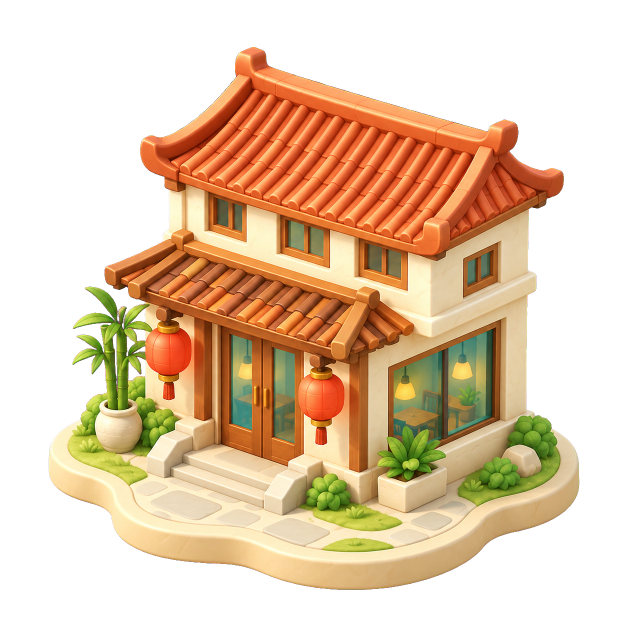
#> input picture docs/design/la-map-2026-09-22/production/chinese_restaurant/keyed.png, 1254 x 1254 px (shown at 1/2 size)
$ python normalize.py
#> lines starting #> are read from the running program, lines starting #| are printed output that depends on the picture
"""Normalize the Chinese restaurant POI into a transparent production map sprite."""

from pathlib import Path
import hashlib
import json

from PIL import Image

ROOT = Path(__file__).resolve().parents[5]
WORK = Path(__file__).resolve().parent
DEST = ROOT / "assets/map/poi/chinese_restaurant.png"

image = Image.open(WORK / "keyed.png").convert("RGBA")
#> image is the input picture: PIL image 1254x1254 RGBA; mean R, G, B, A 101.3, 75.4, 47.6, 128.6
box = image.getchannel("A").getbbox()
#> box = (97, 94, 1159, 1180)
if not box:
    raise ValueError("The extracted restaurant is empty")
crop = image.crop(box)
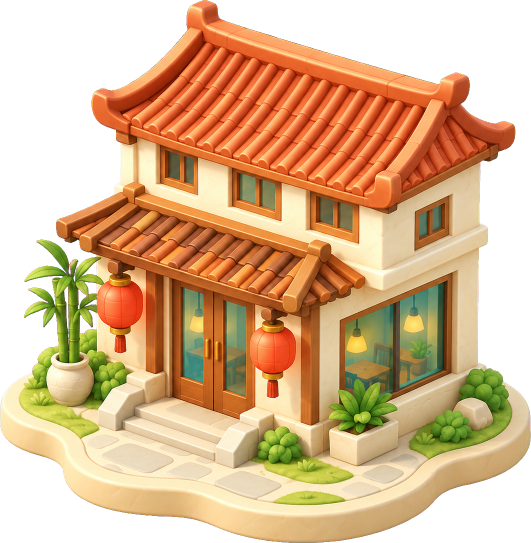
#> crop: PIL image 1062x1086 RGBA (shown at 1/2 size); mean R, G, B, A 138.1, 102.8, 64.9, 175.4; transparent parts drawn white
crop.thumbnail((448, 448), Image.Resampling.LANCZOS)
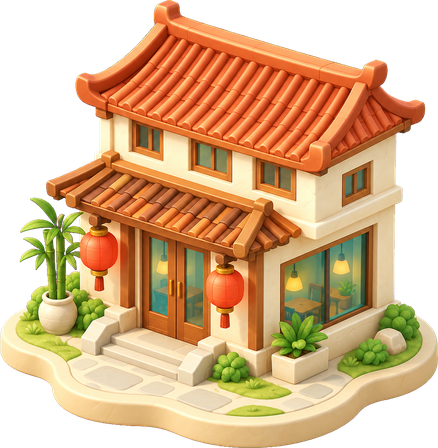
#> crop: PIL image 438x448 RGBA; mean R, G, B, A 140.6, 104.7, 66.5, 175.4; transparent parts drawn white
canvas = Image.new("RGBA", (512, 512))
#> canvas: PIL image 512x512 RGBA; every value is 0
offset = ((512 - crop.width) // 2, 480 - crop.height)
#> offset = (37, 32)
canvas.alpha_composite(crop, offset)
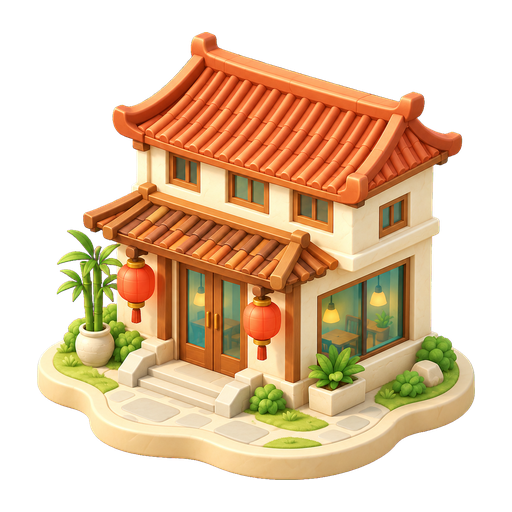
#> canvas: PIL image 512x512 RGBA; mean R, G, B, A 105.3, 78.4, 49.8, 131.3; transparent parts drawn white
DEST.parent.mkdir(parents=True, exist_ok=True)
canvas.save(DEST)

for label, background in (("light", "#f1f5ed"), ("dark", "#283f3c")):
    preview = Image.new("RGBA", canvas.size, background)
    preview.alpha_composite(canvas)
    preview.convert("RGB").save(WORK / f"preview-{label}.png")
#> this loop made 2 passes
#> pass 1, `preview = Image.new("RGBA", canvas.size, background)`:
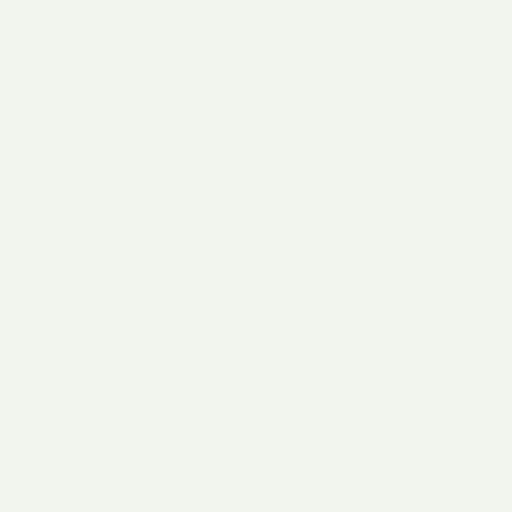
#> preview: PIL image 512x512 RGBA; mean R, G, B, A 241, 245, 237, 255
#> pass 2, `preview = Image.new("RGBA", canvas.size, background)`:
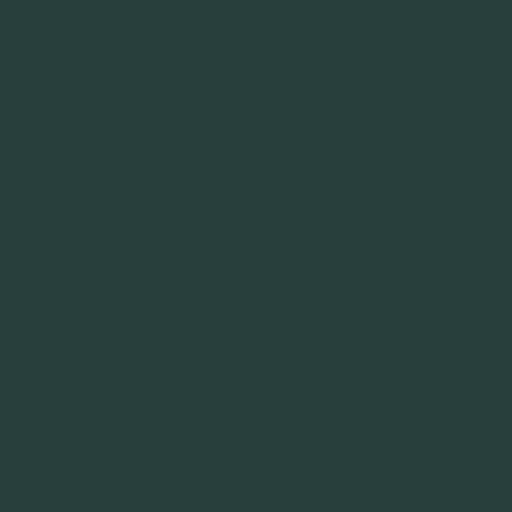
#> preview: PIL image 512x512 RGBA; mean R, G, B, A 40, 63, 60, 255
#> pass 2, `preview.convert("RGB").save(WORK / f"preview-{label}.png")`:
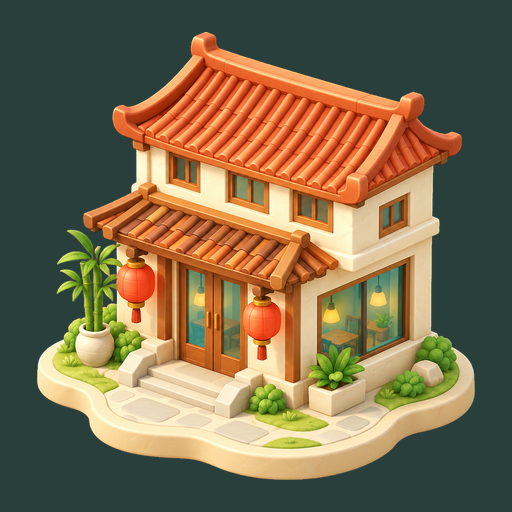
#> saved as preview-dark.png: PIL image 512x512 RGB; mean R, G, B 122.8, 107.5, 77.7

provenance = {
    "asset": str(DEST.relative_to(ROOT)),
    "source": "Sensenjoy Image API",
    "base_url": "https://sub.sensenjoy.cn/v1",
    "model": "gpt-image-2",
    "endpoint": "/images/edits",
    "quality": "high",
    "requested_size": [1024, 1024],
    "generated_size": list(image.size),
    "prompt": "prompt.txt",
    "actual_reference_inputs": ["reference-chinese-shop.png", "assets/map/poi/restaurant.png"],
    "reference_source": "docs/design/la-map-2026-09-22/generated/la-map-main-v1.png",
    "reference_crop_pixels": [476, 727, 617, 884],
    "raw_output": "raw-magenta.png",
    "keyed_output": "keyed.png",
    "chroma_key": "#FF00FF",
    "extraction": "imagegen bundled remove_chroma_key.py, soft matte thresholds 64/128 and spill cleanup",
    "production_size": [512, 512],
    "source_alpha_bbox": list(box),
    "production_alpha_bbox": list(canvas.getchannel("A").getbbox()),
    "bottom_center_anchor_pixels": [256, 480],
    "bottom_center_anchor_normalized": [0.5, 0.9375],
    "sha256": hashlib.sha256(DEST.read_bytes()).hexdigest(),
}
(WORK / "provenance.json").write_text(json.dumps(provenance, indent=2) + "\n")
print(json.dumps(provenance, indent=2))
#> (printed output is left out)
